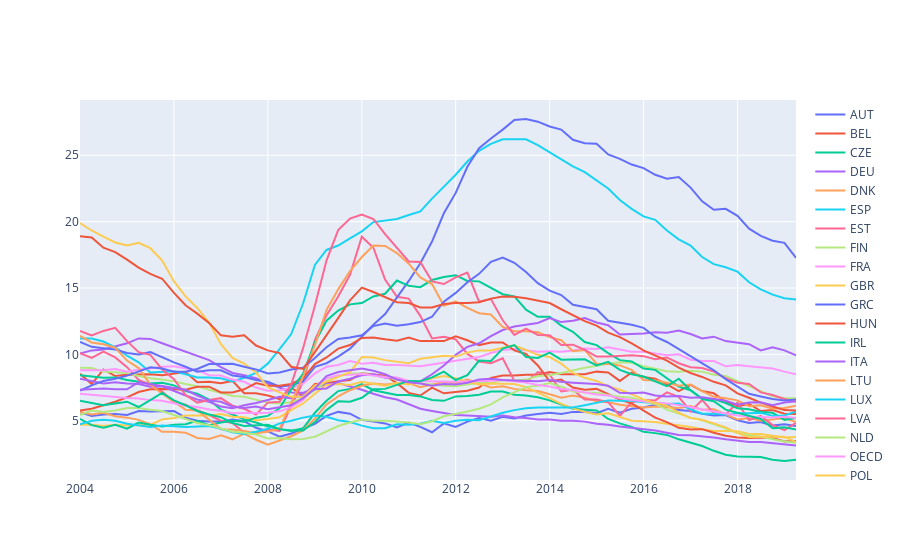
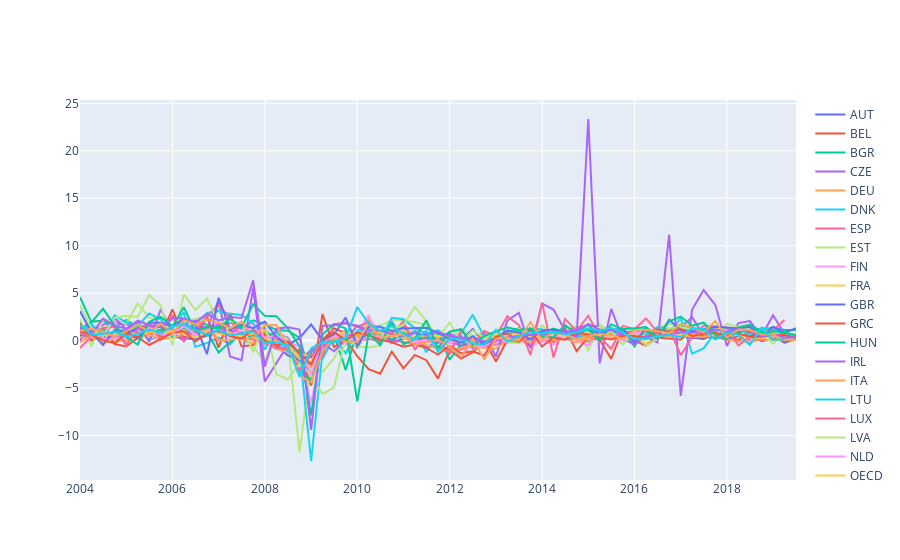

Notebook code for these charts, in order:
### Code cell
plot_lines(df_hur,0).show()
plot_lines(df_gdp,0).show()
